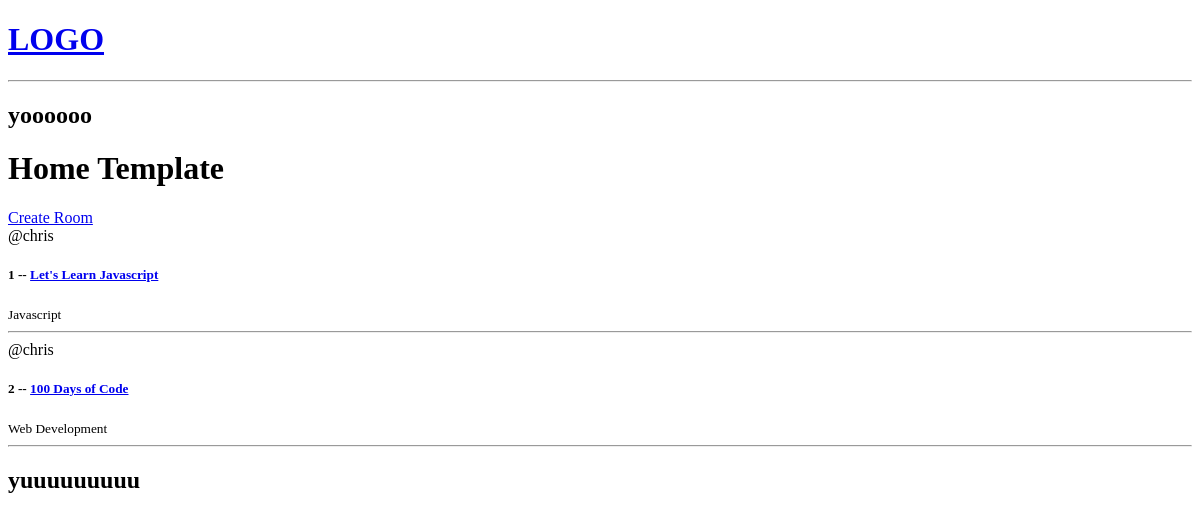
The app's page /, older data.
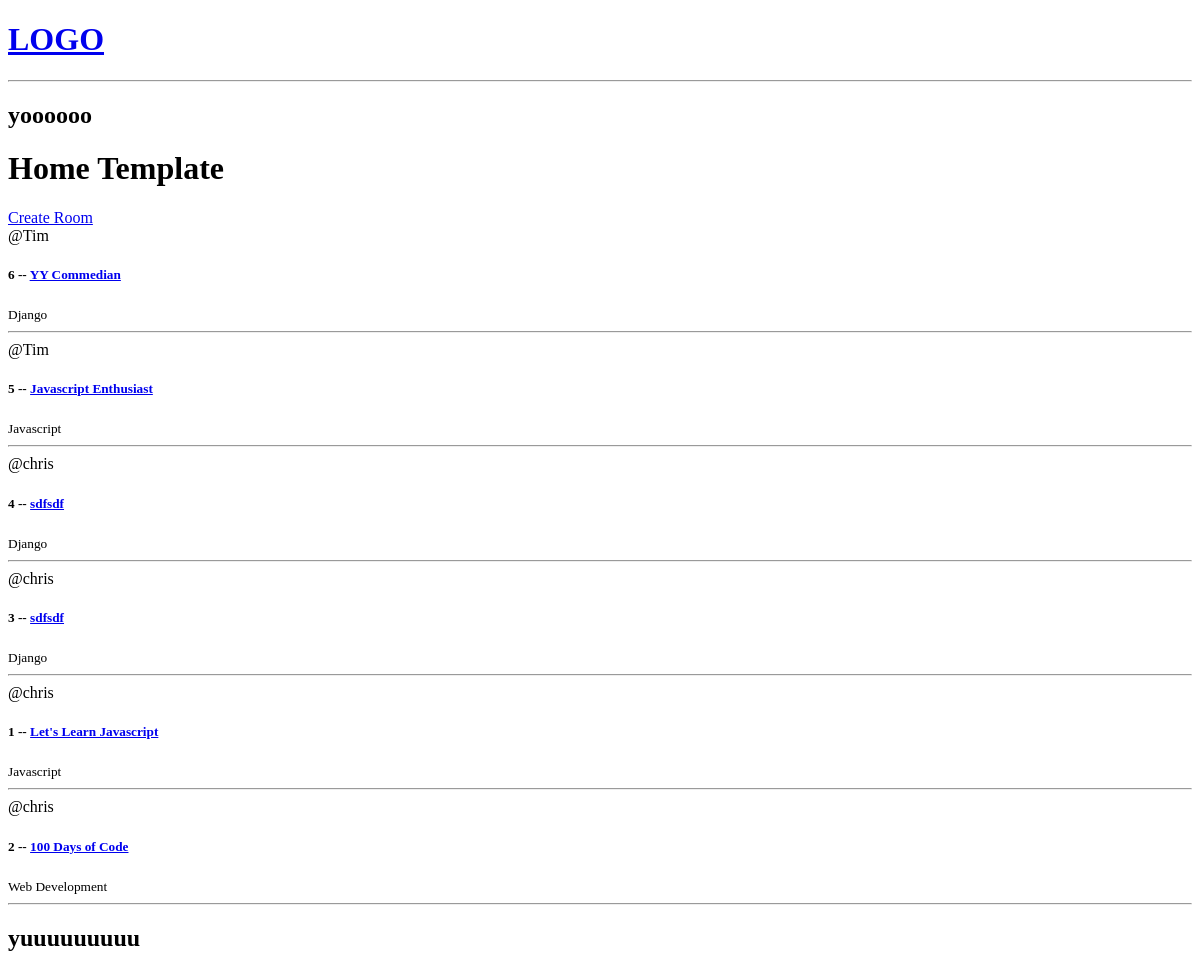
The same page, newer data.
### base/models.py (models this page shows, shortened)
class Room(models.Model):
    host = models.ForeignKey(User,on_delete=models.SET_NULL, null=True)
    topic = models.ForeignKey(Topic, on_delete=models.SET_NULL, null=True)
    name = models.CharField(max_length=200)
    description = models.TextField(null=True, blank=True)
    updated = models.DateTimeField(auto_now = True)
    created = models.DateTimeField(auto_now_add = True)
    class Meta:
        ordering = ['-updated','-created']

class Topic(models.Model):
    name = models.CharField(max_length=200)

### base/views.py (the view)
# urls.py: path('', views.home, name="home"),
def home(request):
    rooms = Room.objects.all()
    context = {'roomed': rooms}
    return render(request, 'base/home.html', context)

### base/templates/base/home.html
{% extends 'main.html' %}
{% block content %}
<h1>Home Template</h1>
<div>
    <a href="{% url 'create-room' %}">Create Room</a>
    <div>
        {% for room in roomed %}
            <div>
                <span>@{{room.host.username}}</span>
                <h5>{{room.id}} -- <a href="/room/{{room.id}}">{{room.name}}</a></h5>
                <small>{{room.topic.name}}</small>
                <hr>
            </div>
        {% endfor %}
    </div>
</div>
{% endblock content%}

### templates/main.html (shortened to what this page needs)
<!DOCTYPE html>
<html lang="en">
<head>
</head>
{% include 'navbar.html' %}
    <h2>yoooooo</h2>
    {% block content %}
    {% endblock content %}
<h2>yuuuuuuuuu</h2>
</body>
</html>

### templates/navbar.html
<a href="/">
    <h1>LOGO</h1>
</a>
<hr>

Row changes from the older to the newer data that the page shows:
added Room: host.username "Tim", id "6", name "YY Commedian", topic.name "Django"
added Room: host.username "Tim", id "5", name "Javascript Enthusiast", topic.name "Javascript"
added Room: host.username "chris", id "4", name "sdfsdf", topic.name "Django"
added Room: host.username "chris", id "3", name "sdfsdf", topic.name "Django"
